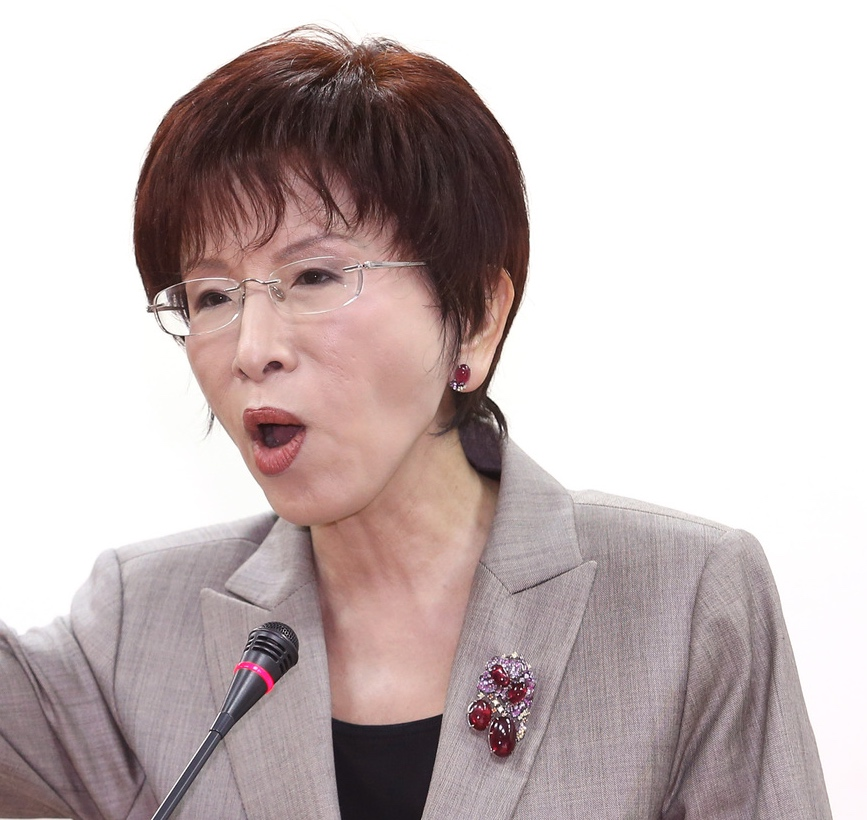
%> input picture data/hung2.jpg, 867 x 820 px
$ octave proj1_test_filtering.m   (GNU Octave 9; MATLAB toolbox functions it lacks are replaced by stand-ins)
%> lines starting %> are read from the running program, lines starting %| are printed output that depends on the picture
### code/my_imfilter.m
function output = my_imfilter(image, filter)
%%
% This function is intended to behave like the built in function imfilter()
% See 'help imfilter' or 'help conv2'. While terms like "filtering" and
% "convolution" might be used interchangeably, and they are indeed nearly
% the same thing, there is a difference:
% from 'help filter2'
%    2-D correlation is related to 2-D convolution by a 180 degree rotation
%    of the filter matrix.

% Your function should work for color images. Simply filter each color
% channel independently.

% Your function should work for filters of any width and height
% combination, as long as the width and height are odd (e.g. 1, 7, 9). This
% restriction makes it unambigious which pixel in the filter is the center
% pixel.

% Boundary handling can be tricky. The filter can't be centered on pixels
% at the image boundary without parts of the filter being out of bounds. If
% you look at 'help conv2' and 'help imfilter' you see that they have
% several options to deal with boundaries. You should simply recreate the
% default behavior of imfilter -- pad the input image with zeros, and
% return a filtered image which matches the input resolution. A better
% approach is to mirror the image content over the boundaries for padding.

% % Uncomment if you want to simply call imfilter so you can see the desired
% % behavior. When you write your actual solution, you can't use imfilter,
% % filter2, conv2, etc. Simply loop over all the pixels and do the actual
% % computation. It might be slow.

% output = imfilter(image, filter);

%%
intput_image = image;

% Get the row & column size of input image and filter in order to admit
% multi size picture
[intput_row, intput_col] = size(intput_image(:,:,1));
[filter_row, filter_col] = size(filter);

% Pad image with zeros (amount = minimum need of filter = half of row and
% column
pad_input_image = padarray(intput_image, [(filter_row - 1)/2, (filter_col - 1)/2]);

output = [];

for layer = 1:size(intput_image, 3) % ensure to be OK when input is gray image
    % make all filter_row*filter_col size patch of input image be columns
    columns = im2col(pad_input_image(:,:,layer), [filter_row, filter_col]);

    % transpose the filter in order to make it convolution (but not correlation)
    filter2 = transpose(filter(:));

    % filter the image
    filterd_columns = filter2 * columns;

    % recover from columns to image form
    output(:,:,layer) = col2im(filterd_columns, [1, 1], [intput_row, intput_col]);
end

### code/proj1_test_filtering.m
% this script has test cases to help you test my_imfilter() which you will
% write. You should verify that you get reasonable output here before using
% your filtering to construct a hybrid image in proj1.m. The outputs are
% all saved and you can include them in your writeup. You can add calls to
% imfilter() if you want to check that my_imfilter() is doing something
% similar.
close all
% addpath(genpath('/Users/DueMBA/Desktop/github/NTHU-EE-CV-2015-Fall/homework1'));
picture_name = 'hung2';
picture_format = '.jpg';

%% Setup
test_image = im2single(imread(strcat('../data/', picture_name, picture_format)));
test_image = imresize(test_image, 0.7, 'bilinear'); %resizing to speed up testing
%> test_image: size 574x607x3 single
figure(1)
imshow(test_image)

%% Identify filter
%This filter should do nothing regardless of the padding method you use.
identity_filter = [0 0 0; 0 1 0; 0 0 0];

identity_image  = my_imfilter(test_image, identity_filter);
%> in my_imfilter, `[intput_row, intput_col] = size(intput_image(:,:,1));`: intput_row = 574; intput_col = 607

figure(2); imshow(identity_image);
mkdir(strcat('../data/', picture_name));
imwrite(identity_image, strcat('../data/', picture_name, '/identity_image.jpg'), 'quality', 95);

%% Small blur with a box filter
%This filter should remove some high frequencies
blur_filter = [1 1 1; 1 1 1; 1 1 1];
blur_filter = blur_filter / sum(sum(blur_filter)); %making the filter sum to 1

blur_image = my_imfilter(test_image, blur_filter);

figure(3); imshow(blur_image);
imwrite(blur_image, strcat('../data/', picture_name, '/blur_image.jpg'), 'quality', 95);


%% Large blur
%This blur would be slow to do directly, so we instead use the fact that
%Gaussian blurs are separable and blur sequentially in each direction.
large_1d_blur_filter = fspecial('Gaussian', [25 1], 10);

large_blur_image = my_imfilter(test_image, large_1d_blur_filter);
%> in my_imfilter (call 3), `pad_input_image = padarray(intput_image, [(filter_row - 1)/2, (filter_..`:
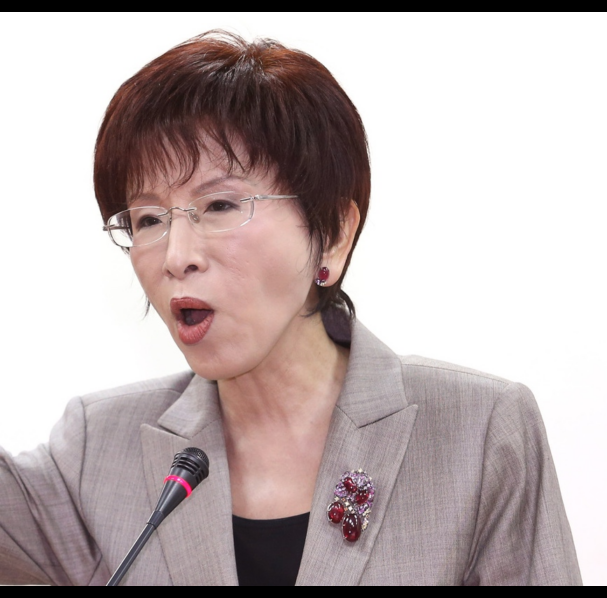
%> pad_input_image: size 598x607x3 single; mean R, G, B 0.744, 0.694, 0.693
large_blur_image = my_imfilter(large_blur_image, large_1d_blur_filter'); %notice the ' operator which transposes the filter
%> in my_imfilter (call 4), `pad_input_image = padarray(intput_image, [(filter_row - 1)/2, (filter_..`:
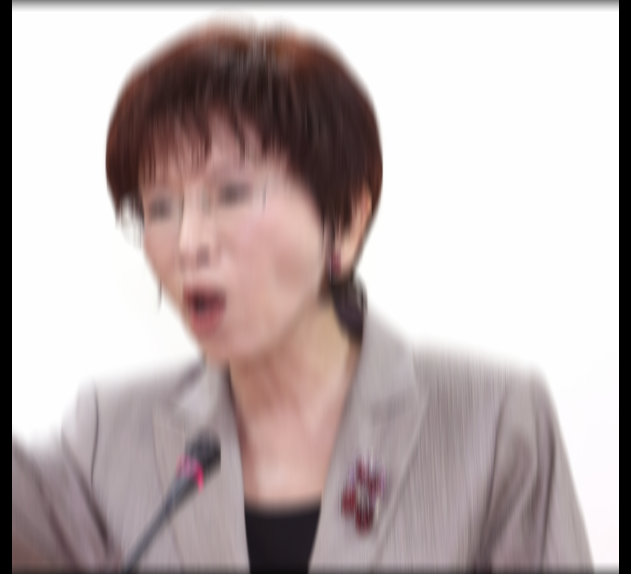
%> pad_input_image: size 574x631x3 double; mean R, G, B 0.738, 0.689, 0.687
%> after the loop in my_imfilter (call 4), `for layer = 1:size(intput_image, 3)`:
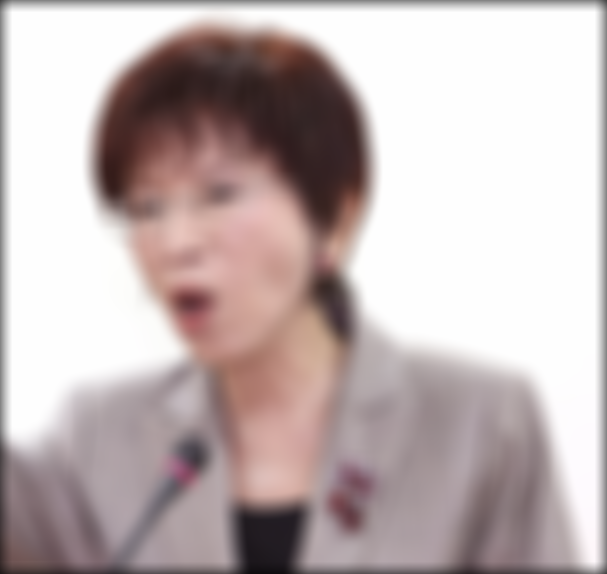
%> output: size 574x607x3 double; mean R, G, B 0.759, 0.707, 0.706

figure(4); imshow(large_blur_image);
imwrite(large_blur_image, strcat('../data/', picture_name, '/large_blur_image.jpg'), 'quality', 95);

% %If you want to see how slow this would be to do naively, try out this
% %equivalent operation:
% tic %tic and toc run a timer and then print the elapsted time
% large_blur_filter = fspecial('Gaussian', [25 25], 10);
% large_blur_image = my_imfilter(test_image, large_blur_filter);
% toc

%% Oriented filter (Sobel Operator)
sobel_filter = [-1 0 1; -2 0 2; -1 0 1]; %should respond to horizontal gradients

sobel_image = my_imfilter(test_image, sobel_filter);
%> call 5 of my_imfilter, with filter = [-1 0 1; -2 0 2; -1 0 1]
%> after the loop in my_imfilter (call 5), `for layer = 1:size(intput_image, 3)`:
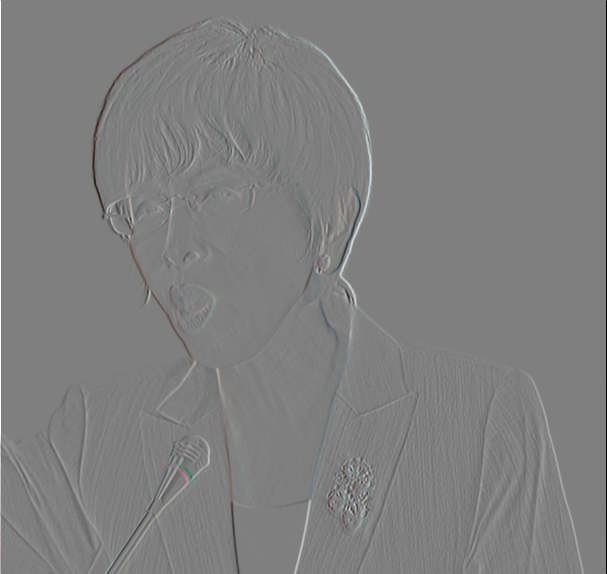
%> output: size 574x607x3 double; mean R, G, B 0.000727, 0.000807, 0.000818; drawn with min black and max white

%0.5 added because the output image is centered around zero otherwise and mostly black
figure(5); imshow(sobel_image + 0.5);
imwrite(sobel_image + 0.5, strcat('../data/', picture_name, '/sobel_image.jpg'), 'quality', 95);


%% High pass filter (Discrete Laplacian)
laplacian_filter = [0 1 0; 1 -4 1; 0 1 0];

laplacian_image = my_imfilter(test_image, laplacian_filter);
%> call 6 of my_imfilter, with filter = [0 1 0; 1 -4 1; 0 1 0]
%> after the loop in my_imfilter (call 6), `for layer = 1:size(intput_image, 3)`:
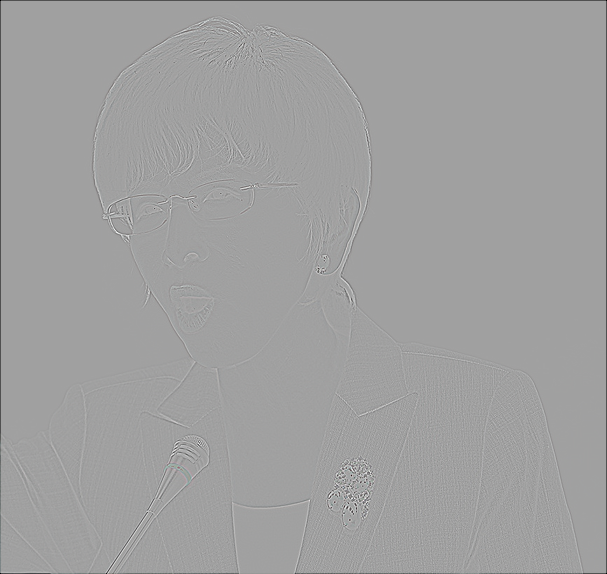
%> output: size 574x607x3 double; mean R, G, B -0.00588, -0.00575, -0.00579; drawn with min black and max white

%0.5 added because the output image is centered around zero otherwise and mostly black
figure(6); imshow(laplacian_image + 0.5);
imwrite(laplacian_image + 0.5, strcat('../data/', picture_name, '/laplacian_image.jpg'), 'quality', 95);

%% High pass "filter" alternative
high_pass_image = test_image - blur_image; %simply subtract the low frequency content
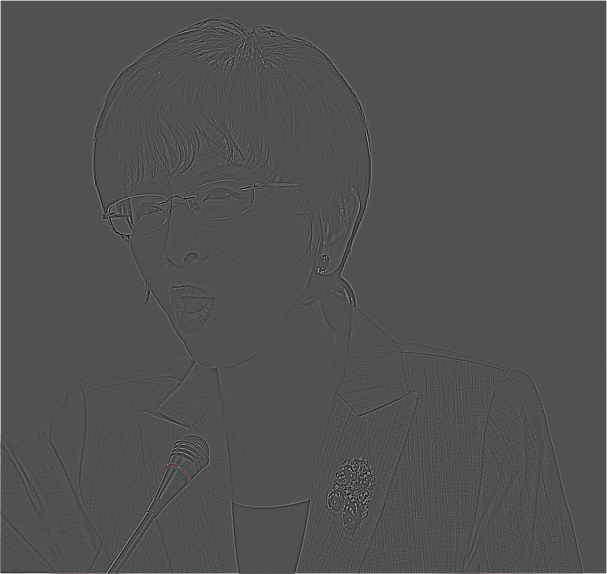
%> high_pass_image: size 574x607x3 single; mean R, G, B 0.00196, 0.00191, 0.00193; drawn with min black and max white

figure(7); imshow(high_pass_image + 0.5);
%> after `imshow(high_pass_image + 0.5)`:
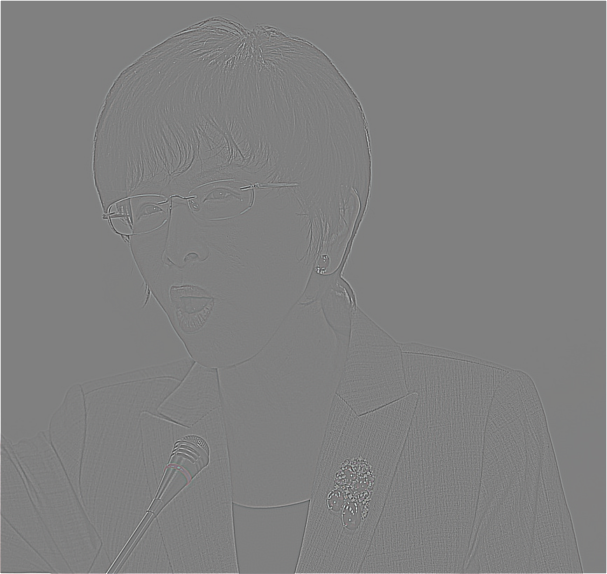
%> displayed picture: size 574x607x3, on the screen's scale of 0 to 255; mean R, G, B 128.2, 128.2, 128.2
imwrite(high_pass_image + 0.5, strcat('../data/', picture_name, '/high_pass_image.jpg'), 'quality', 95);

%by James Hays

$ run again, with data/hybrid_image_example.jpg copied over data/hung2.jpg
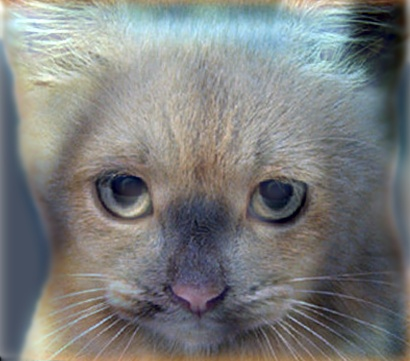
%> input picture data/hybrid_image_example.jpg, 410 x 361 px
%> intput_row = 253; intput_col = 287
%> pad_input_image: size 277x287x3 single
%> pad_input_image: size 253x311x3 double
%> after the loop in my_imfilter (call 6), `for layer = 1:size(intput_image, 3)`:
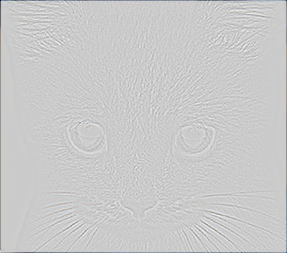
%> output: size 253x287x3 double; mean R, G, B -0.0083, -0.00777, -0.00697; drawn with min black and max white
%> `imshow(high_pass_image + 0.5)`:
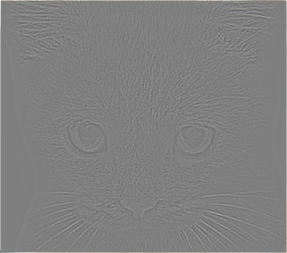
%> displayed picture: size 253x287x3, on the screen's scale of 0 to 255; mean R, G, B 128.2, 128.2, 128.1

$ run again, with data/bicycle.bmp saved as data/hung2.jpg
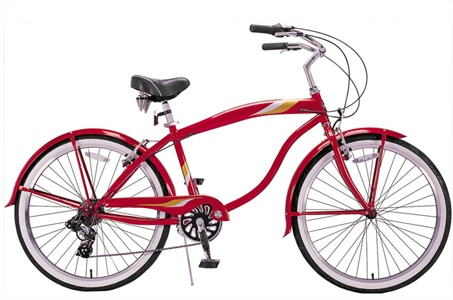
%> input picture data/bicycle.bmp, 453 x 300 px
%> intput_row = 210; intput_col = 318
%> pad_input_image: size 234x318x3 single
%> pad_input_image: size 210x342x3 double
%> after the loop in my_imfilter (call 6), `for layer = 1:size(intput_image, 3)`:
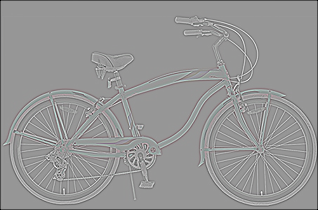
%> output: size 210x318x3 double; mean R, G, B -0.0156, -0.0156, -0.0156; drawn with min black and max white
%> `high_pass_image = test_image - blur_image;`:
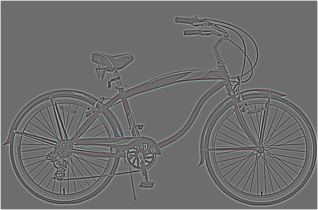
%> high_pass_image: size 210x318x3 single; mean R, G, B 0.00521, 0.00521, 0.0052; drawn with min black and max white
